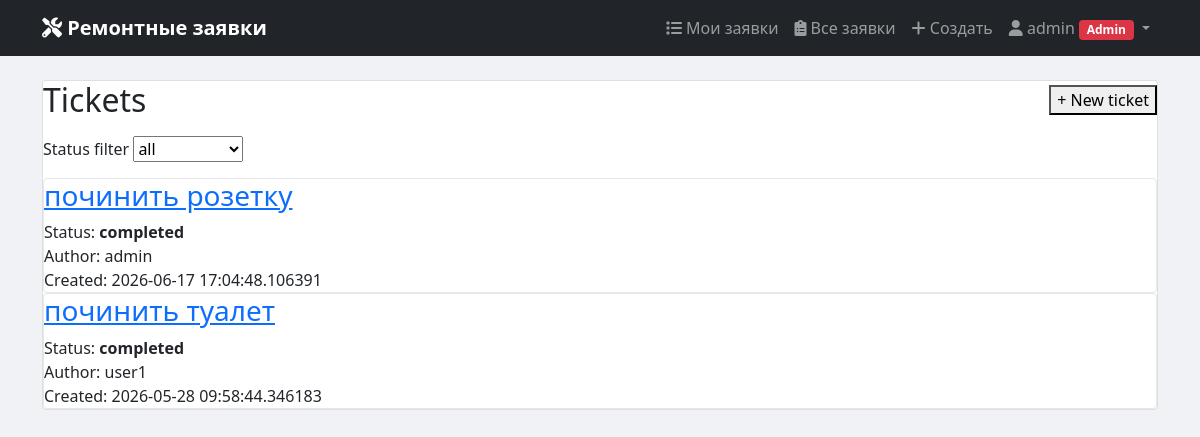
/ (signed in), run on the app's committed database.
### app/models.py (models this page shows, shortened)
class User(UserMixin, db.Model):
    __tablename__ = 'users'
    id = db.Column(db.Integer, primary_key=True)
    username = db.Column(db.String(80), unique=True, nullable=False)
    email = db.Column(db.String(120), unique=True, nullable=False)
    password_hash = db.Column(db.String(200), nullable=False)
    role = db.Column(db.String(20), default='user')  # user, responsible, admin
    full_name = db.Column(db.String(100))
    created_at = db.Column(db.DateTime, default=datetime.utcnow)
    tickets_created = db.relationship('Ticket', foreign_keys='Ticket.author_id', backref='author', lazy=True)
    tickets_assigned = db.relationship('Ticket', foreign_keys='Ticket.assignee_id', backref='assignee', lazy=True)
    comments = db.relationship('Comment', backref='user', lazy=True)
    def is_responsible(self):
        return self.role in ['responsible', 'admin']

class Ticket(db.Model):
    __tablename__ = 'tickets'
    id = db.Column(db.Integer, primary_key=True)
    title = db.Column(db.String(200), nullable=False)
    description = db.Column(db.Text)
    status = db.Column(db.String(20), default='new')  # new, in_progress, completed, canceled
    priority = db.Column(db.String(20), default='medium')  # low, medium, high, critical
    created_at = db.Column(db.DateTime, default=datetime.utcnow)
    updated_at = db.Column(db.DateTime, default=datetime.utcnow, onupdate=datetime.utcnow)
    author_id = db.Column(db.Integer, db.ForeignKey('users.id'), nullable=False)
    assignee_id = db.Column(db.Integer, db.ForeignKey('users.id'), nullable=True)
    category_id = db.Column(db.Integer, db.ForeignKey('categories.id'), nullable=True)
    comments = db.relationship('Comment', backref='ticket', lazy=True, cascade='all, delete-orphan')
    history = db.relationship('TicketHistory', backref='ticket', lazy=True, cascade='all, delete-orphan')

### app/tickets.py (the view)
@tickets_bp.route('/')
@login_required
def list_tickets():
    status_filter = request.args.get('status', 'all')
    category_filter = request.args.get('category', 'all')
    search_query = request.args.get('search', '')
    query = Ticket.query
    if not current_user.is_responsible():
        query = query.filter_by(author_id=current_user.id)
    if status_filter != 'all':
        query = query.filter_by(status=status_filter)
    if category_filter != 'all' and category_filter.isdigit():
        query = query.filter_by(category_id=int(category_filter))
    if search_query:
        query = query.filter(
            (Ticket.title.contains(search_query)) |
            (Ticket.description.contains(search_query))
        )
    tickets = query.order_by(Ticket.created_at.desc()).all()
    categories = Category.query.all()
    return render_template('tickets.html',
                         tickets=tickets,
                         categories=categories,
                         current_filter=status_filter,
                         current_category=category_filter,
                         search_query=search_query)

### app/templates/tickets.html (shortened to what this page needs)
{% extends 'base.html' %}
{% block content %}
  <div class="card">
    <div style="display:flex; justify-content:space-between; align-items:center; gap: 16px;">
      <h2 style="margin:0;">Tickets</h2>
      <a href="{{ url_for('tickets.create_ticket') }}" style="text-decoration:none;"><button type="button">+ New ticket</button></a>
    </div>
    <form method="get" style="margin-top:16px;">
      <label>Status filter</label>
      <select name="status" onchange="this.form.submit()">
        {% for s in ['','open','in_progress','closed'] %}
          {% if s == status %}
            <option value="{{ s }}" selected>{{ s or 'all' }}</option>
          {% else %}
            <option value="{{ s }}">{{ s or 'all' }}</option>
          {% endif %}
        {% endfor %}
      </select>
    </form>
    <div style="margin-top:16px;">
      {% if tickets %}
        {% for t in tickets %}
          <div class="card" style="box-shadow:none; border:1px solid #e5e7eb;">
            <h3 style="margin-top:0;">
<a href="{{ url_for('tickets.view_ticket', ticket_id=t.id) }}">{{ t.title }}</a>
            </h3>
            <div>Status: <b>{{ t.status }}</b></div>
            <div>Author: {{ t.author.username }}</div>
            <div>Created: {{ t.created_at }}</div>
          </div>
        {% endfor %}
      {% else %}
        <p>No tickets found.</p>
      {% endif %}
    </div>
  </div>
{% endblock %}

### app/templates/base.html (shortened to what this page needs)
<!DOCTYPE html>
<html lang="ru">
<head>
    <link href="https://cdn.jsdelivr.net/npm/bootstrap@5.1.3/dist/css/bootstrap.min.css" rel="stylesheet">
    <link rel="stylesheet" href="https://cdnjs.cloudflare.com/ajax/libs/font-awesome/6.0.0/css/all.min.css">
</head>
<body>
    <nav class="navbar navbar-expand-lg navbar-dark bg-dark">
        <div class="container">
            <a class="navbar-brand" href="{{ url_for('index') }}">
                <i class="fas fa-tools"></i> Ремонтные заявки
            </a>
            <div class="collapse navbar-collapse" id="navbarNav">
                <ul class="navbar-nav ms-auto">
                    {% if current_user.is_authenticated %}
                        <li class="nav-item">
                            <a class="nav-link" href="{{ url_for('tickets.list_tickets') }}">
                                <i class="fas fa-list"></i> Мои заявки
                            </a>
                        </li>
                        {% if current_user.is_responsible() %}
                        <li class="nav-item">
                            <a class="nav-link" href="{{ url_for('tickets.list_tickets') }}">
                                <i class="fas fa-clipboard-list"></i> Все заявки
                            </a>
                        </li>
                        {% endif %}
                        <li class="nav-item">
                            <a class="nav-link" href="{{ url_for('tickets.create_ticket') }}">
                                <i class="fas fa-plus"></i> Создать
                            </a>
                        </li>
                        <li class="nav-item dropdown">
                            <a class="nav-link dropdown-toggle" href="#" id="userDropdown" role="button" data-bs-toggle="dropdown">
                                <i class="fas fa-user"></i> {{ current_user.username }}
                                {% if current_user.role == 'responsible' %}
                                    <span class="badge bg-info">Ответственный</span>
                                {% elif current_user.role == 'admin' %}
                                    <span class="badge bg-danger">Admin</span>
                                {% endif %}
                            </a>
                        </li>
                    {% endif %}
                </ul>
            </div>
        </div>
    </nav>
    <div class="container mt-4">
        {% block content %}{% endblock %}
    </div>
</body>
</html>

### app/templates/base.html (style rules this page uses)
body { background: #f0f2f5; }
.navbar-brand { font-weight: bold; }

### data on the page
User: username "admin"
Ticket: title "починить розетку", status "completed", author.username "admin", created_at "2026-06-17 17:04:48.106391"
Ticket: title "починить туалет", status "completed", author.username "user1", created_at "2026-05-28 09:58:44.346183"

### other printed values
form field status "all"
